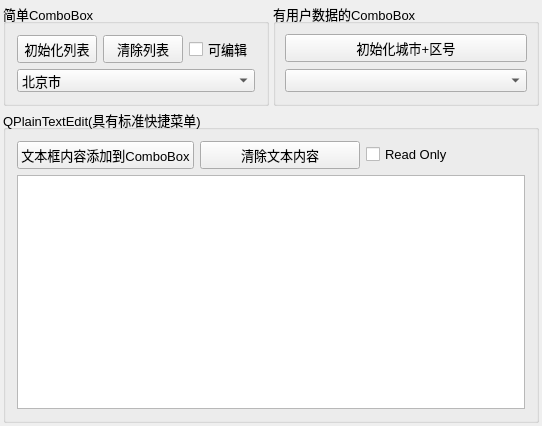
<?xml version="1.0" encoding="UTF-8"?>
<ui version="4.0">
 <class>Widget</class>
 <widget class="QWidget" name="Widget">
  <property name="geometry">
   <rect>
    <x>0</x>
    <y>0</y>
    <width>542</width>
    <height>426</height>
   </rect>
  </property>
  <property name="font">
   <font>
    <pointsize>10</pointsize>
   </font>
  </property>
  <property name="windowTitle">
   <string>QComboBox和QPlainTextEdit</string>
  </property>
  <layout class="QVBoxLayout" name="verticalLayout_3">
   <property name="spacing">
    <number>3</number>
   </property>
   <property name="leftMargin">
    <number>3</number>
   </property>
   <property name="topMargin">
    <number>3</number>
   </property>
   <property name="rightMargin">
    <number>3</number>
   </property>
   <property name="bottomMargin">
    <number>3</number>
   </property>
   <item>
    <layout class="QHBoxLayout" name="horizontalLayout">
     <property name="spacing">
      <number>4</number>
     </property>
     <item>
      <widget class="QGroupBox" name="groupBox">
       <property name="title">
        <string>简单ComboBox</string>
       </property>
       <layout class="QGridLayout" name="gridLayout">
        <item row="0" column="0">
         <widget class="QPushButton" name="btnIniItems">
          <property name="text">
           <string>初始化列表</string>
          </property>
         </widget>
        </item>
        <item row="0" column="1">
         <widget class="QPushButton" name="btnClearItems">
          <property name="text">
           <string>清除列表</string>
          </property>
         </widget>
        </item>
        <item row="0" column="2">
         <widget class="QCheckBox" name="chkBoxEditable">
          <property name="maximumSize">
           <size>
            <width>200</width>
            <height>16777215</height>
           </size>
          </property>
          <property name="text">
           <string>可编辑</string>
          </property>
         </widget>
        </item>
        <item row="1" column="0" colspan="3">
         <widget class="QComboBox" name="comboBox">
          <property name="editable">
           <bool>false</bool>
          </property>
          <property name="currentIndex">
           <number>0</number>
          </property>
          <item>
           <property name="text">
            <string>北京市</string>
           </property>
           <property name="icon">
            <iconset resource="res.qrc">
             <normaloff>:/images/icons/UNIT.ICO</normaloff>:/images/icons/UNIT.ICO</iconset>
           </property>
          </item>
          <item>
           <property name="text">
            <string>上海市</string>
           </property>
           <property name="icon">
            <iconset resource="res.qrc">
             <normaloff>:/images/icons/UNIT.ICO</normaloff>:/images/icons/UNIT.ICO</iconset>
           </property>
          </item>
         </widget>
        </item>
       </layout>
      </widget>
     </item>
     <item>
      <widget class="QGroupBox" name="groupBox_3">
       <property name="title">
        <string>有用户数据的ComboBox</string>
       </property>
       <layout class="QVBoxLayout" name="verticalLayout_2">
        <property name="leftMargin">
         <number>9</number>
        </property>
        <property name="topMargin">
         <number>9</number>
        </property>
        <property name="rightMargin">
         <number>9</number>
        </property>
        <property name="bottomMargin">
         <number>9</number>
        </property>
        <item>
         <widget class="QPushButton" name="btnIni2">
          <property name="text">
           <string>初始化城市+区号</string>
          </property>
         </widget>
        </item>
        <item>
         <widget class="QComboBox" name="comboBox2"/>
        </item>
       </layout>
      </widget>
     </item>
    </layout>
   </item>
   <item>
    <widget class="QGroupBox" name="groupBox_2">
     <property name="title">
      <string>QPlainTextEdit(具有标准快捷菜单)</string>
     </property>
     <layout class="QVBoxLayout" name="verticalLayout">
      <item>
       <layout class="QHBoxLayout" name="horizontalLayout_2">
        <item>
         <widget class="QPushButton" name="btnToComboBox">
          <property name="text">
           <string>文本框内容添加到ComboBox</string>
          </property>
         </widget>
        </item>
        <item>
         <widget class="QPushButton" name="btnClearText">
          <property name="text">
           <string>清除文本内容</string>
          </property>
         </widget>
        </item>
        <item>
         <widget class="QCheckBox" name="chkBoxReadonly">
          <property name="maximumSize">
           <size>
            <width>200</width>
            <height>16777215</height>
           </size>
          </property>
          <property name="layoutDirection">
           <enum>Qt::LeftToRight</enum>
          </property>
          <property name="text">
           <string>Read Only</string>
          </property>
         </widget>
        </item>
       </layout>
      </item>
      <item>
       <widget class="QPlainTextEdit" name="plainTextEdit"/>
      </item>
     </layout>
    </widget>
   </item>
  </layout>
 </widget>
 <layoutdefault spacing="6" margin="11"/>
 <resources>
  <include location="res.qrc"/>
 </resources>
 <connections/>
</ui>
